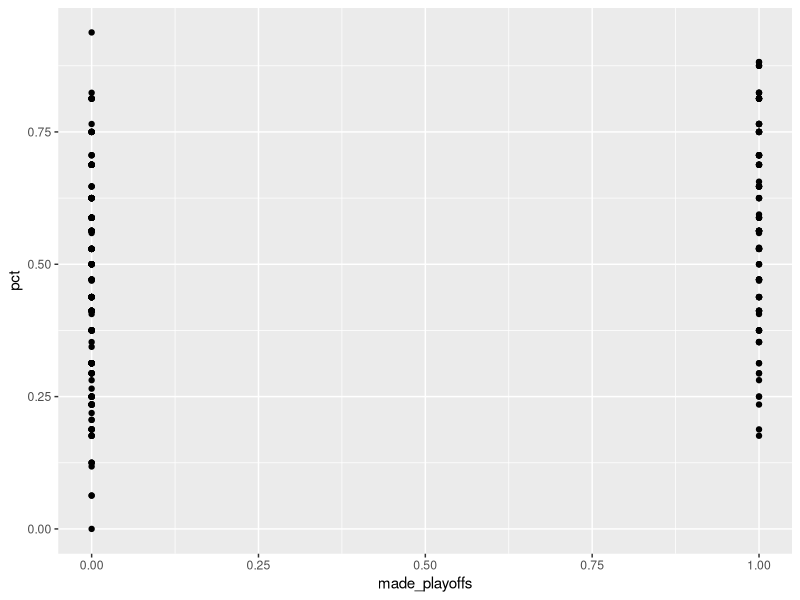
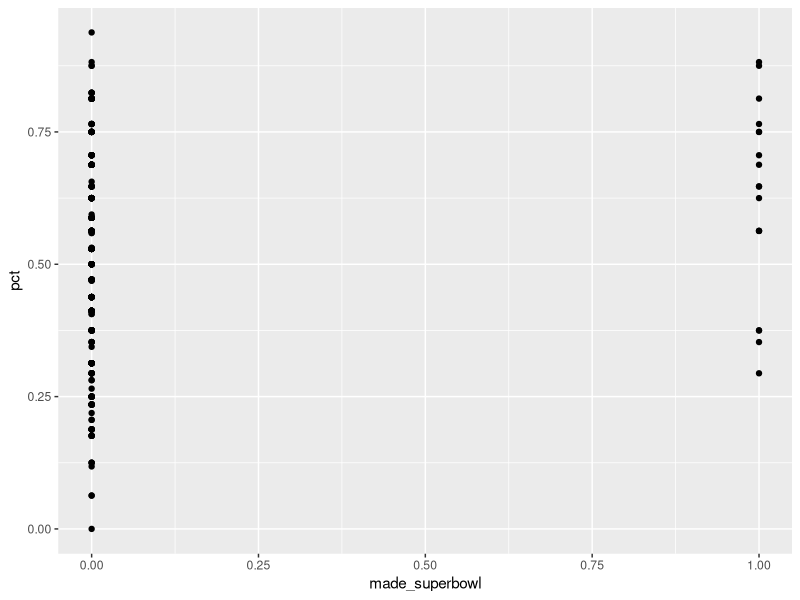
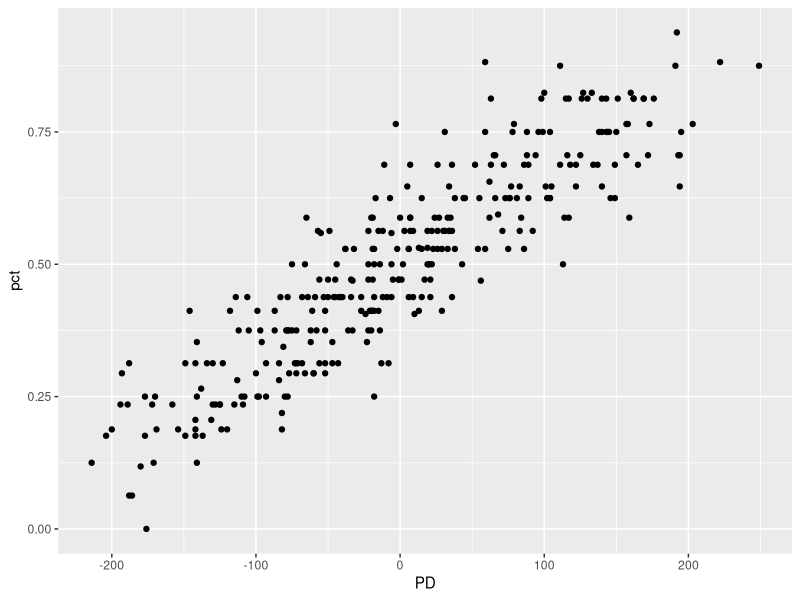
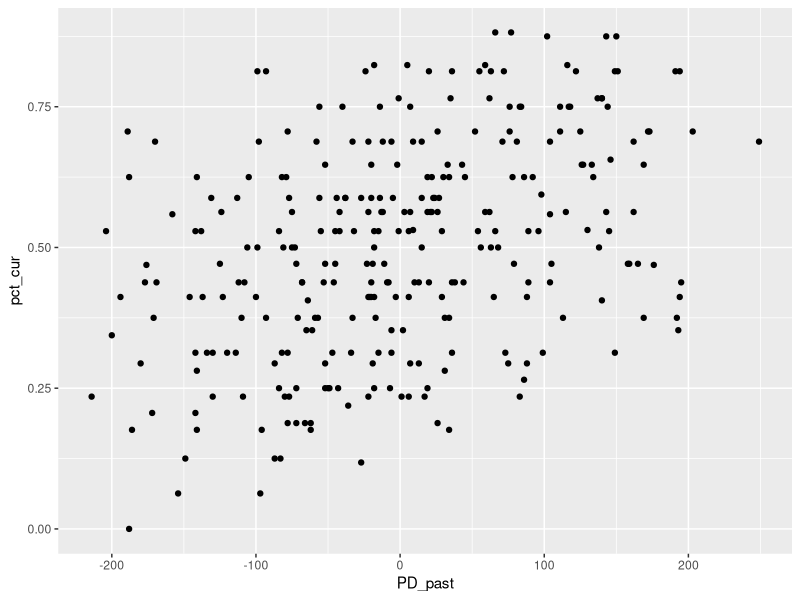

Generate these figures, in order, with R:
library(tidyverse) 

# cleaning csvs + combing them in one file 
season2015 = read_csv("nfl/raw_data/season2015.csv") 
season2016 = read_csv("nfl/raw_data/season2016.csv") 
season2017 = read_csv("nfl/raw_data/season2017.csv") 
season2018 = read_csv("nfl/raw_data/season2018.csv") 
season2019 = read_csv("nfl/raw_data/season2019.csv") 
season2020 = read_csv("nfl/raw_data/season2020.csv")
season2021 = read_csv('nfl/raw_data/season2021.csv') 
season2022 = read_csv("nfl/raw_data/season2022.csv") 
season2023 = read_csv("nfl/raw_data/season2023.csv") 
season2024 = read_csv("nfl/raw_data/season2024.csv") 
season2025 = read_csv("nfl/raw_data/season2025.csv")

seasons15_to_24 = bind_rows(
    season2015, season2016, season2017, season2018, season2019, season2020, 
    season2021, season2022, season2023, season2024
)

seasons15_to_24 = seasons15_to_24 %>% 
    mutate(
        home_team_win = case_when(
            ...6 == '@' ~ 0, 
            .default = 1 
        ), 
        home_team_win = as.integer(home_team_win)
    )

saveRDS(seasons15_to_24, "nfl/raw_data/season15_to_24.rds") 

# exploratory data analysis 
data = read_csv("nfl/raw_data/standings.csv")

data$Tm = gsub("[\\*\\+]", "", data$Tm)
data$Tm[data$Tm == "Oakland Raiders"] = "Las Vegas Raiders"
data$Tm[data$Tm == "St. Louis Rams"] = "Los Angeles Rams"
data$Tm[data$Tm == "San Diego Chargers"] = "Los Angeles Chargers"
data$Tm[data$Tm == "Washington Redskins"] = "Washington Commanders"
data$Tm[data$Tm == "Washington Football Team"] = "Washington Commanders"

# read in playoff data to create additional features
playoff_data = read_csv("nfl/raw_data/playoffs.csv")

#standardize team names to match standings.csv
playoff_data$`Winner/tie`[playoff_data$`Winner/tie` == "Oakland Raiders"] <- "Las Vegas Raiders"
playoff_data$`Loser/tie`[playoff_data$`Loser/tie` == "Oakland Raiders"]  <- "Las Vegas Raiders"

playoff_data$`Winner/tie`[playoff_data$`Winner/tie` == "St. Louis Rams"] <- "Los Angeles Rams"
playoff_data$`Loser/tie`[playoff_data$`Loser/tie` == "St. Louis Rams"]  <- "Los Angeles Rams"

playoff_data$`Winner/tie`[playoff_data$`Winner/tie` == "San Diego Chargers"] <- "Los Angeles Chargers"
playoff_data$`Loser/tie`[playoff_data$`Loser/tie` == "San Diego Chargers"]  <- "Los Angeles Chargers"

playoff_data$`Winner/tie`[playoff_data$`Winner/tie` == "Washington Redskins"] <- "Washington Commanders"
playoff_data$`Loser/tie`[playoff_data$`Loser/tie` == "Washington Redskins"]  <- "Washington Commanders"

playoff_data$`Winner/tie`[playoff_data$`Winner/tie` == "Washington Football Team"] <- "Washington Commanders"
playoff_data$`Loser/tie`[playoff_data$`Loser/tie` == "Washington Football Team"]  <- "Washington Commanders"

#adding made_playoffs & and made_superbowl binary features from playoffs.csv
playoff_teams = playoff_data %>%
  select(Date, `Winner/tie`, `Loser/tie`) %>%
  mutate(Year = as.numeric(substr(Date, 1, 4))) %>% # extract season year from date
  pivot_longer(cols = c(`Winner/tie`, `Loser/tie`), values_to = "Tm") %>%
  distinct(Year, Tm) %>%
  mutate(made_playoffs = 1)

superbowl_teams = playoff_data %>%
  filter(grepl("SuperBowl", Week)) %>%
  mutate(Year = as.numeric(substr(Date, 1, 4))) %>% # extract season year from date
  pivot_longer(cols = c(`Winner/tie`, `Loser/tie`), values_to = "Tm") %>%
  distinct(Year, Tm) %>%
  mutate(made_superbowl = 1)

# left join new features into standings data
data = data %>%
  left_join(playoff_teams, by = c("year" = "Year", "Tm")) %>%
  left_join(superbowl_teams, by = c("year" = "Year", "Tm"))

#impute 0's for unmatched teams (did not make playoffs or superbowl)
data = data %>% 
  mutate(
    made_playoffs = ifelse(is.na(made_playoffs), 0, made_playoffs),
    made_superbowl = ifelse(is.na(made_superbowl), 0, made_superbowl)
  )

#explore correlation between these new features and win percent
ggplot(data, aes(x=made_playoffs, y=pct)) + 
  geom_point()

ggplot(data, aes(x=made_superbowl, y=pct)) + 
  geom_point()
# no clear trend that teams who made playoffs/superbowl tend to have higher win percentage

# high same-season correlation between PD and win pct 
ggplot(data, aes(x=PD, y=pct)) + 
  geom_point() 

# what about past year PD vs. current year win pct? 
calculate_past_metrics = function(data, gap) {

  pd = data %>% select(Tm, year, PD, pct, made_playoffs, made_superbowl) 
  data = data %>% 
    left_join(
      pd, by = "Tm", 
      relationship = "many-to-many", 
      suffix = c("_cur", "_past")
    ) %>% 
    filter(year_cur == year_past + gap) 

  return(data)
}

data_past = calculate_past_metrics(data, gap=1)

# this correlation is not as strong (but still exists)
ggplot(data_past, aes(x=PD_past, y=pct_cur)) + 
  geom_point() 

m1 = lm(pct_cur ~ PD_past, data = data_past) 
summary(m1)
# past PD explains roughly 16% of the variance in win pct 

# being in playoffs/superbowl last year vs win pct
m1b = lm(pct_cur ~ made_superbowl_past, data = data_past)
summary(m1b)

m1c = lm(pct_cur ~ made_playoffs_past, data = data_past)
summary(m1c)
# these features on their own don't have much predictive power; very poor correlation (as seen by scatterplots)
# made_superbowl seems insignificant

# does past win pct do better? 
m2 = lm(pct_cur ~ pct_past, data = data_past)
summary(m2) 
# actually does worse! only about 13% 

# try combining the two 
m3 = lm(pct_cur ~ PD_past + pct_past, data = data_past) 
summary(m3)
# pct_past no longer significant after accounting for PD_past 

# what about current year - 2? 
data_past2 = calculate_past_metrics(data, gap=2)
m4 = lm(pct_cur ~ PD_past, data = data_past2) 
summary(m4) 
# relationship less strong, but still significant 


# test for playoffs/superbowl as well
m4a = lm(pct_cur ~ made_playoffs_past, data = data_past2)
summary(m4a)

m4b = lm(pct_cur ~ made_superbowl_past, data = data_past2)
summary(m4b)
# made_superbowl seems insignificant
# made_playoffs 2 years past seems more significant than 1 year

data_past3 = calculate_past_metrics(data, gap=3)
m5 = lm(pct_cur ~ PD_past, data = data_past3) 
summary(m5)
# current year - 3 is no longer significant 
# but still might be worth including 

#looking @ the same for made_playoffs/superbowl
m5a = lm(pct_cur ~ made_playoffs_past, data = data_past3)
summary(m5a)

m5b = lm(pct_cur ~ made_superbowl_past, data = data_past3)
summary(m5b)
# made_superbowl again worse than guessing/insignificant
# made_playoffs seems to get more significant

# what if we tried everything together? 
# this is the jankiest function ever... but it works 
calculate_all_past = function(data) {
  pd = data %>% select(Tm, year, PD, made_superbowl, made_playoffs) 
   data = data %>% 
    left_join(
      pd, by = "Tm", 
      relationship = "many-to-many", 
      suffix = c("_cur", "_past")
    ) %>% 
    filter(year_past + 3 >= year_cur & year_past != year_cur) %>% 
    mutate(
      year_indicator = case_when(
        year_past + 1 == year_cur ~ '1', 
        year_past + 2 == year_cur ~ '2', 
        year_past + 3 == year_cur ~ '3'
      ) 
    ) %>% 
    drop_na(year_indicator) %>% 
    pivot_wider(
      names_from = year_indicator,
      values_from = c(PD_past, made_playoffs_past, made_superbowl_past),
      values_fill =  list(PD_past = NA, made_playoffs_past = NA, made_superbowl_past = NA) # ensure columns exist if no match
    ) %>%
    group_by(year_cur, Tm) %>% 
    summarize(
      W = mean(W), 
      L = mean(L), 
      win_pct = mean(pct), 
      across(starts_with("PD_past"), ~mean(.x, na.rm = TRUE)),
      across(starts_with("made_playoffs_past"), 
             ~ifelse(all(is.na(.x)), 0, max(.x, na.rm = TRUE))),
      across(starts_with("made_superbowl_past"), 
             ~ifelse(all(is.na(.x)), 0, max(.x, na.rm = TRUE))),
      .groups = "drop"
      
      # tweaking with code, adding the new features below that way breaks things
      
      #past_1 = mean(past_1, na.rm = TRUE), 
      #past_2 = mean(past_2, na.rm = TRUE), 
      #past_3 = mean(past_3, na.rm = TRUE),
      
      #add playoff lookbacks
      #playoffs_past_1 = mean(made_playoffs_past_1, na.rm = TRUE),
      #playoffs_past_2 = mean(made_playoffs_past_2, na.rm = TRUE),
      #playoffs_past_3 = mean(made_playoffs_past_3, na.rm = TRUE),
      
      # add superbowl lookbacks
      #superbowl_past_1 = mean(made_superbowl_past_1, na.rm = TRUE),
      #superbowl_past_2 = mean(made_superbowl_past_2, na.rm = TRUE),
      #superbowl_past_3 = mean(made_superbowl_past_3, na.rm = TRUE)
    ) %>% 
    filter(year_cur >= 2018) %>% #restrict to >= 2018 to ensure data exists for 3 years past 
    drop_na() 
  
  return(data)
}

data_all_past = calculate_all_past(data) 

m6 = lm(win_pct ~ PD_past_1 + PD_past_2 + PD_past_3, data = data_all_past) 
summary(m6)
# interestingly only the previous year matters

m6a = lm(win_pct ~ PD_past_1 + PD_past_2 + PD_past_3
                  + made_playoffs_past_1 + made_playoffs_past_2 + made_playoffs_past_3
                  + made_superbowl_past_1 + made_superbowl_past_2 + made_superbowl_past_3,
        data = data_all_past) 
summary(m6a)
# including prior made_playoffs & made_superbowl don't contribute to predictive power 
